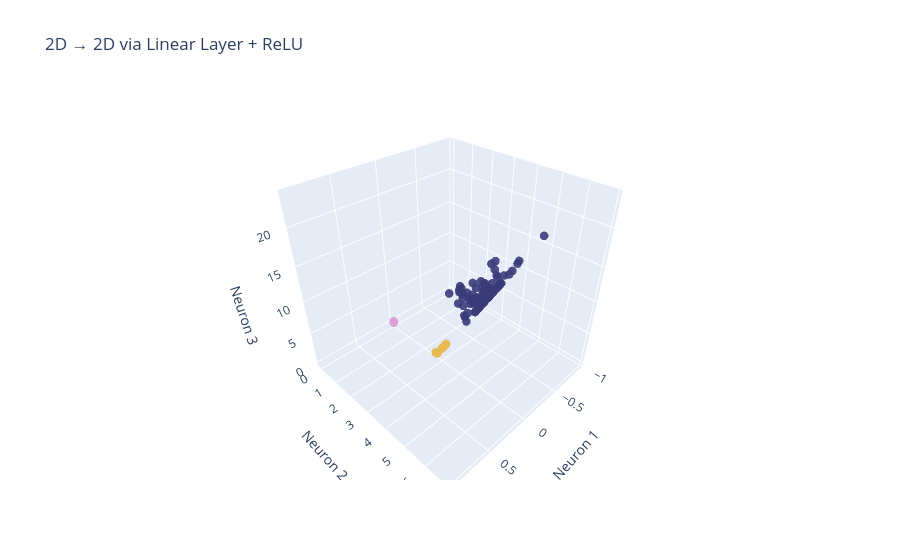

This figure's notebook cell:
### Code cell
plot_3d_output(A2, y, "2D → 2D via Linear Layer + ReLU")

### Figure 1 — Plotly figure (JSON) as saved in the notebook; plotly's stock layout.template omitted (floating-point values rounded to 4 significant figures; data arrays with more than 128 entries replaced by an {"elided": "..."} marker saying what was removed)
{"data": [{"marker": {"color": {"elided": "300 int values"}, "colorscale": [[0, "rgb(57, 59, 121)"], [0.5, "rgb(231, 186, 82)"], [1, "rgb(222, 158, 214)"]], "opacity": 0.9, "size": 5, "symbol": "circle"}, "mode": "markers", "type": "scatter3d", "x": {"elided": "300 float values"}, "y": {"elided": "300 float values"}, "z": {"elided": "300 float values"}}], "layout": {"scene": {"xaxis": {"title": {"text": "Neuron 1"}}, "yaxis": {"title": {"text": "Neuron 2"}}, "zaxis": {"title": {"text": "Neuron 3"}}}, "title": {"text": "2D → 2D via Linear Layer + ReLU"}}}
